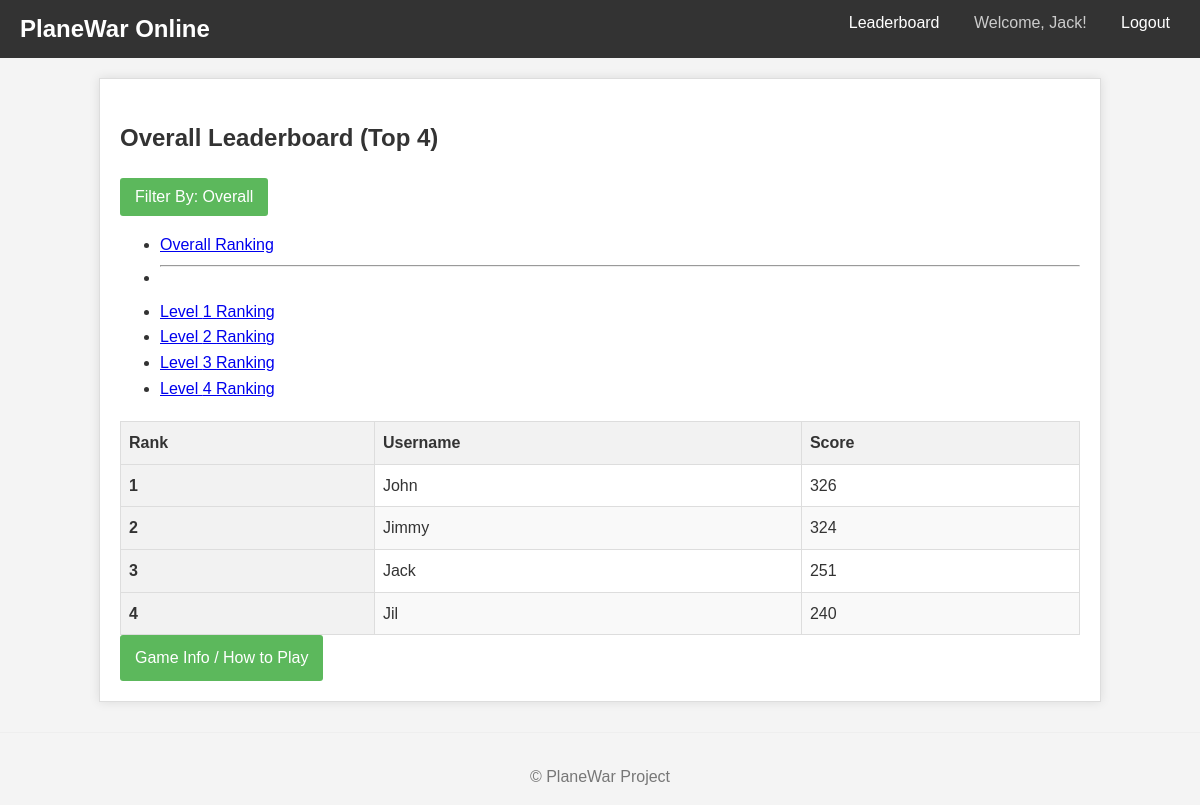
/leaderboard (signed in), run on an earlier commit of the app's database.
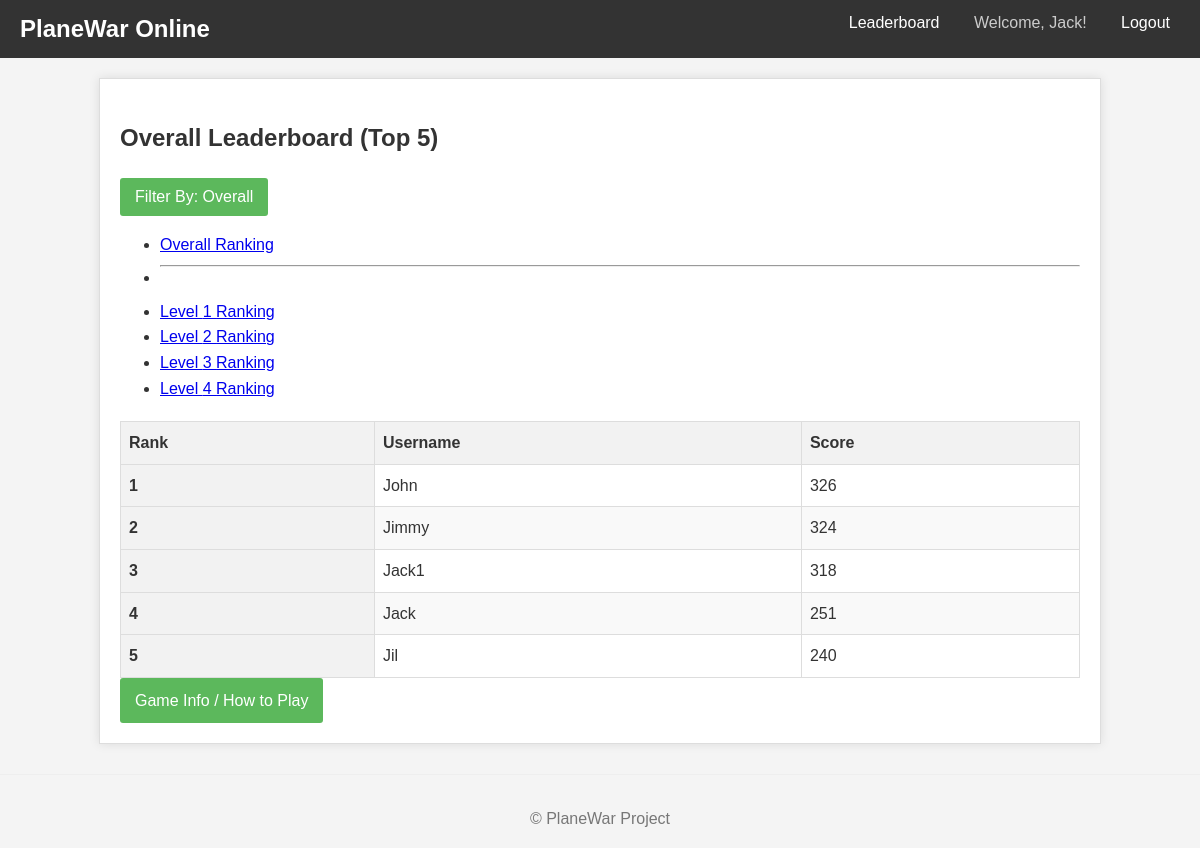
And on a later commit of the database.
### models.py (models this page shows, shortened)
class User(UserMixin, db.Model):
    __tablename__ = 'users'
    id = db.Column(db.Integer, primary_key=True)
    username = db.Column(db.String(64), index=True, unique=True, nullable=False)
    password_hash = db.Column(db.String(128), nullable=False)
    scores = db.relationship('Score', backref='player', lazy='dynamic', cascade="all, delete-orphan")

### views.py (the view)
@bp.route('/leaderboard')
@bp.route('/leaderboard/level/<int:level_num>')
@login_required # Keep login required for viewing leaderboards
def leaderboard(level_num=None):
    try:
        available_levels = get_distinct_levels() # Get levels for dropdown/links
        leaderboard_data = []
        leaderboard_title = ""
        current_level_filter = "Overall" # Default display filter name
        if level_num is not None:
            if level_num not in available_levels:
                 flash(f"Level {level_num} does not exist or has no scores.", "warning")
                 return redirect(url_for('views.leaderboard')) # Redirect to overall on invalid level
            leaderboard_data = get_leaderboard_by_level(level_num)
            leaderboard_title = f"Leaderboard - Level {level_num} (Top {len(leaderboard_data)})"
            current_level_filter = f"Level {level_num}"
        else:
            leaderboard_data = get_overall_leaderboard()
            leaderboard_title = f"Overall Leaderboard (Top {len(leaderboard_data)})"
        return render_template('leaderboard.html',
                               title=leaderboard_title,
                               scores_data=leaderboard_data,
                               available_levels=available_levels,
                               current_level_filter=current_level_filter
                              )
    except Exception as e:
        print(f"Error loading leaderboard view: {e}")
        flash("An error occurred while loading the leaderboard.", "danger")
        return redirect(url_for('views.index')) # Redirecting back to index is safer

### leaderboard_service.py (called while the page is built)
def get_distinct_levels():
    levels = db.session.query(Score.level)\
                       .distinct()\
                       .order_by(Score.level.asc())\
                       .all()
    distinct_levels = [level[0] for level in levels] # Extract level numbers from tuples
    return distinct_levels

### models.py (called while the page is built)
@login_manager.user_loader
def load_user(user_id):
    try:
        return db.session.get(User, int(user_id))
    except (TypeError, ValueError):
        return None

### templates/leaderboard.html (shortened to what this page needs)
{% extends "base.html" %}
{% block content %}
    <h2>{{ title }}</h2>
    <div class="leaderboard-controls mb-3">
        <div class="dropdown">
            <button class="btn btn-secondary dropdown-toggle" type="button" id="leaderboardTypeDropdown" data-bs-toggle="dropdown" aria-expanded="false">
                Filter By: {{ current_level_filter }}
            </button>
            <ul class="dropdown-menu" aria-labelledby="leaderboardTypeDropdown">
                <li><a class="dropdown-item {% if current_level_filter == 'Overall' %}active{% endif %}"
                       href="{{ url_for('views.leaderboard') }}">Overall Ranking</a></li>
                {% if available_levels %}
                    <li><hr class="dropdown-divider"></li>
                    {% for level in available_levels %}
                    <li><a class="dropdown-item {% if current_level_filter == 'Level ' + level|string %}active{% endif %}"
                           href="{{ url_for('views.leaderboard', level_num=level) }}">Level {{ level }} Ranking</a></li>
                    {% endfor %}
                {% endif %}
            </ul>
        </div>
    </div>
    {% if scores_data %}
        <div class="table-responsive">
            <table class="table table-striped table-hover">
                <thead>
                    <tr>
                        <th scope="col">Rank</th>
                        <th scope="col">Username</th>
                        <th scope="col">Score</th>
                    </tr>
                </thead>
                <tbody>
                    {% for item in scores_data %}
                    <tr>
                        <th scope="row">{{ item.rank }}</th>
                        <td>{{ item.username }}</td>
                        <td>{{ item.score }}</td>
                    </tr>
                    {% endfor %}
                </tbody>
            </table>
        </div>
    {% else %}
        <p class="text-center fst-italic">No scores submitted yet for this leaderboard view.</p>
    {% endif %}
    {% if current_user.is_authenticated %}
        <div class="mt-3">
             <a href="{{ url_for('views.game') }}" class="btn btn-info">Game Info / How to Play</a>
        </div>
    {% endif %}
{% endblock %}

### templates/base.html (shortened to what this page needs)
<!DOCTYPE html>
<html lang="en">
<head>
    <link rel="stylesheet" href="{{ url_for('static', filename='style.css') }}">
</head>
<body>
    <nav>
        <h1>PlaneWar Online</h1>
        <ul>
            <li><a href="{{ url_for('views.leaderboard') }}">Leaderboard</a></li>
            {% if current_user.is_authenticated %}
                <li><span>Welcome, {{ current_user.username }}!</span></li>
                <li><a href="{{ url_for('auth.logout') }}">Logout</a></li>
            {% else %}
                <li><a href="{{ url_for('auth.login') }}">Login</a></li>
                <li><a href="{{ url_for('auth.register') }}">Register</a></li>
            {% endif %}
        </ul>
    </nav>
    <div class="container">
        {% block content %}
        {% endblock %}
    </div>
    <footer>
        <p>&copy; {{ now.year }} PlaneWar Project</p>
    </footer>
</body>
</html>

What changed in the data, as far as the page shows it:
computed for User "Jack": rank "3" → "4"
added User: rank "3", username "Jack1", score "318"
computed for User "Jil": rank "4" → "5"
Also different on the page:
{{ title }}: "Overall Leaderboard (Top 4)" → "Overall Leaderboard (Top 5)"
